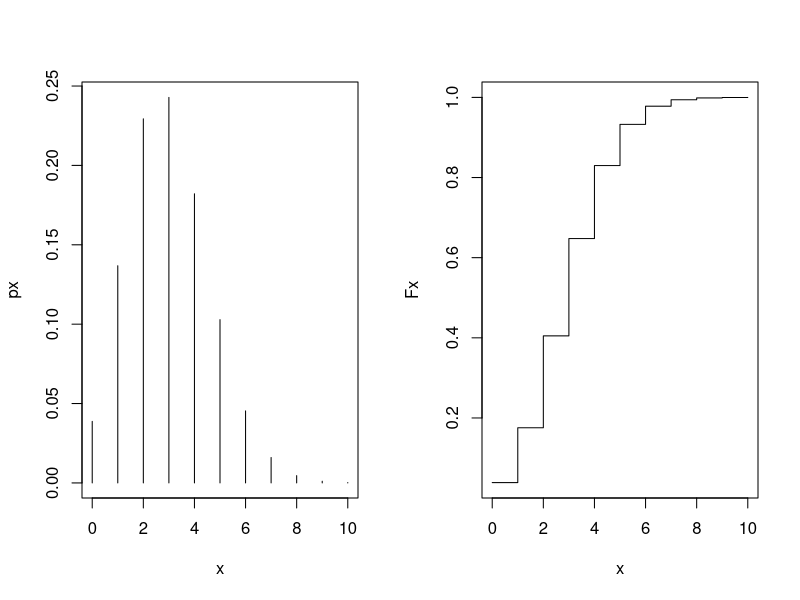
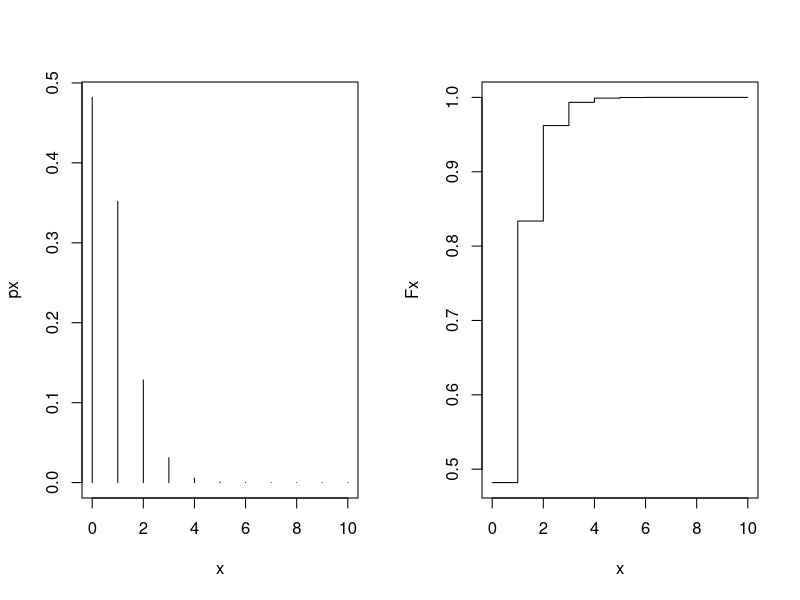
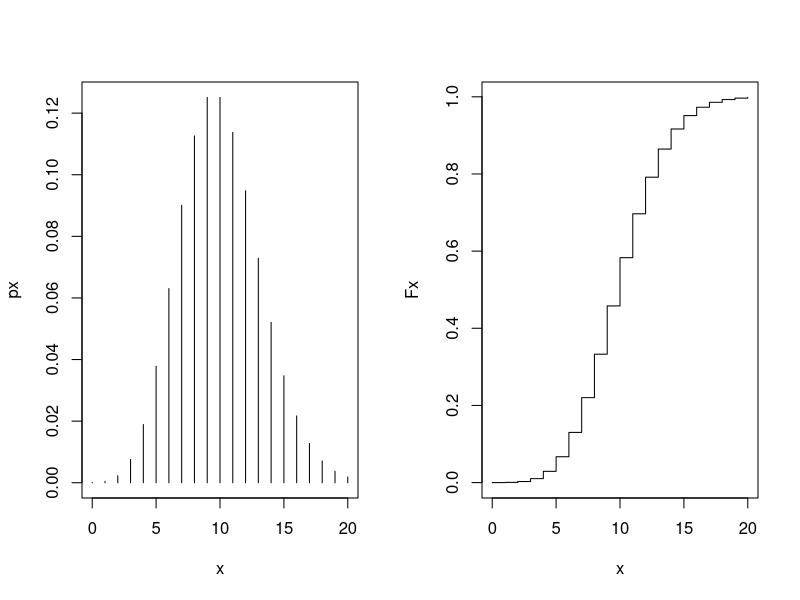
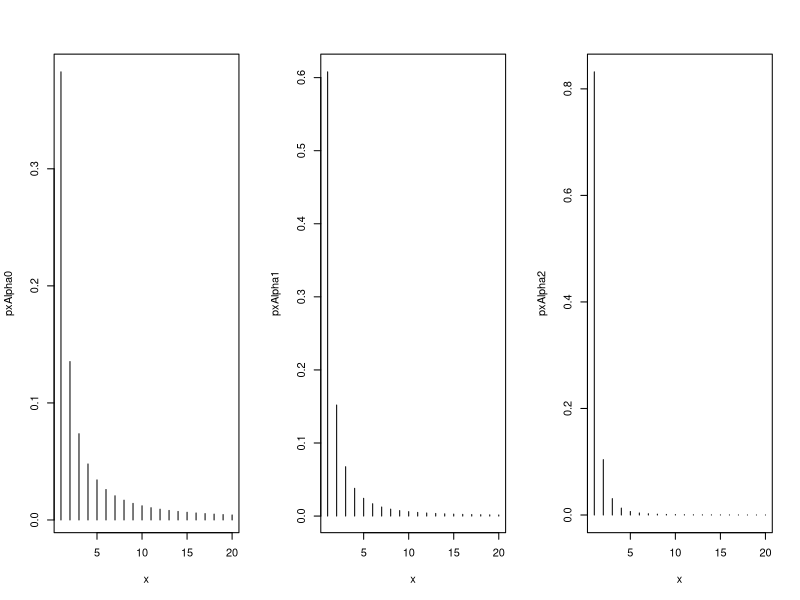
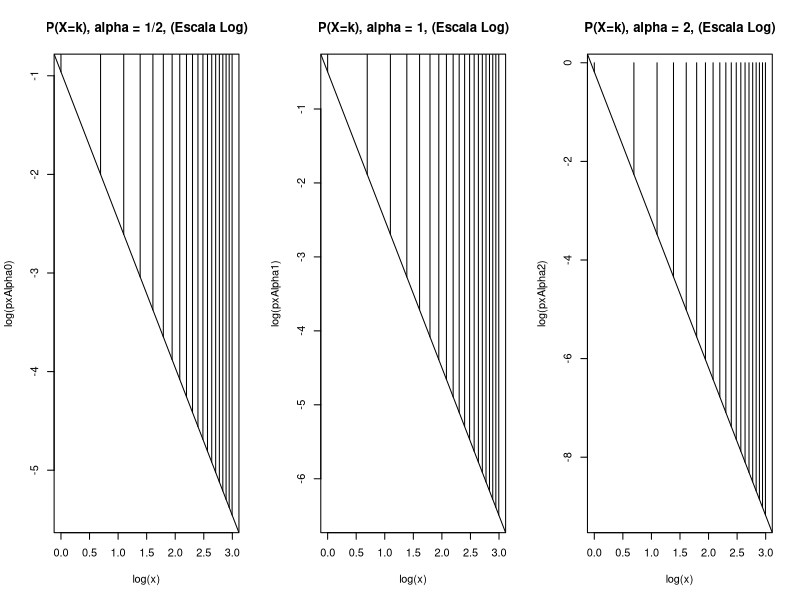

R code for these plots, in order:
#Lista 04 - Fundamentos Estatísticos para Ciência dos Dados
#Vinícius de Oliveira Silva - Matrícula:2013007820

#Questão 1

#A)
x <- 0:10
px <- dbinom(x, 20, 0.15) #vetor com as probabilidades de X=0, 1, 2, ... 10
par(mfrow=c(1,2)) # janela grafica com uma linha de 2 plots
plot(x, px, type = "h") # para usar linhas verticais até os pontos (x,px)
Fx <- pbinom(x, 20, 0.15) #vetor com as probabilidades acumuladas P(X<0), P(X<1), ... P(X<10)
plot(x, Fx, type = "s") # o argumento "s"


#B)

#O valor de x onde a probabilidade é máxima é 3. O valor dessa probabilidade é 0.2428

#C)
#Uma faixa onde P(X) seja próxima de 1 é [0 6]

#D)
#nƟ = 3 -> Ao redor de 3, a função tem o seu máximo

#E)
#0.01 foi subtraído para que o intervalo seja fechado em 5.
#Neste caso, devemos subtrair 0.01 de 0 para que o intervalo seja fechado em 0
print(pbinom(6, 20, 0.15) - pbinom(0-0.01, 20, 0.15))

#F)
print(qbinom(0.95, 20, 0.15))

#G)
print(pbinom(6, 20, 0.15))

#H)
randVals <- rbinom(1000, 20, 0.15)
foundVals <- randVals[ randVals >= 0 & randVals <= 6]
percentage <- length(foundVals)/length(randVals)
cat("A porcentagem de valores que cairam na faixa escolhida foi", percentage*100, "%")

#I)
#?
  
#Questão 2

#lambda = 0.73

#A)
x <- 0:10
px <- dpois(x, 0.73)
par(mfrow=c(1,2)) # janela grafica com uma linha de 2 plots
plot(x, px, type = "h") 
Fx <- ppois(x, 0.73)
plot(x, Fx, type = "s") # o argumento "s"

#B)
# Determinando k onde P(X=k) é maximo:
cat("O valor e maximo quando k=", x[which(px == max(px))], "\n")
# P(X=k) é maximo quando k=0, por isso devemos calcular P(X=0):
cat("P(X=0) = ",px[1], " que é relativamente proximo ao lambda = 0.73")

#C)
#Um intervalo razoavel é (0, 3)

#D)
cat("P(0 <= X <= 3) = ", ppois(3, 0.73) - ppois(0-0.01, 0.73))

#E)
randPoisVals <- rpois(200, 0.73)

#F)

for (i in 0:6) {
  #P(X=i)
  cat("A probabilidade P(X=",i,") = ", px[i+1], " -- A frequencia relativa é: ", (sum(randPoisVals == i) / length(randPoisVals) ) * 100, "% \n", sep = "")
}

#Questão 2

#lambda = 10

#A)
x <- 0:20
px <- dpois(x, 10)
par(mfrow=c(1,2)) # janela grafica com uma linha de 2 plots
plot(x, px, type = "h") # para usar linhas verticais ate os pontos (x,px)
Fx <- ppois(x, 10)
plot(x, Fx, type = "s") # o argumento "s"

#B)
# Determinando k onde P(X=k) é maximo:
cat("O valor e maximo quando k=", x[which(px == max(px))], "\n")
# P(X=k) é maximo quando k=9 ou k=10, calculemos P(X=9):
cat("P(X=9) = ",px[10], " não é nada proximo ao lambda = 10")

#C)
#Observando o gráfico, um intervalo razoavel é (3,17)

#D)
cat("P(3 <= X <= 17) = ", ppois(17, 10) - ppois(3-0.01, 10))

#E)
randPoisVals <- rpois(200, 10)

#F)

for (i in 0:6) {

  cat("A probabilidade P(X=",i,") = ", px[i+1], " -- A frequencia relativa é: ", (sum(randPoisVals == i) / length(randPoisVals) ) * 100, "% \n", sep = "")
}



#Questão 3

#A)
x <- 1:20

#alpha = 0.5
pxAlpha0 = numeric(20)

for(i in x){
  pxAlpha0[i] = (1/2.612) / (i ^ (1+ 0.5))
}

# alpha = 1
pxAlpha1 = numeric(20)
for(i in x){
  pxAlpha1[i] = (1/1.645) / (i ^ (1+ 1))
}

#alpha = 2
pxAlpha2 = numeric(20)
for(i in x){
  pxAlpha2[i] = (1/1.202) / (i ^ (1+ 2))
}

#Desenhando os graficos:
par(mfrow=c(1,3)) 
plot(x, pxAlpha0, type = "h") 
plot(x, pxAlpha1, type = "h") 
plot(x, pxAlpha2, type = "h")

#Obtendo a soma cumulativa
cumSum0 = cumsum(pxAlpha0)
cumSum1 = cumsum(pxAlpha1)
cumSum2 = cumsum(pxAlpha2)

cat("Prob Acumulada alpha=0.5:", cumSum0 )
cat("Prob Acumulada alpha=1:", cumSum1 )
cat("Prob Acumulada alpha=2:", cumSum2 )


#B)

getRazaoVetor <- function(vetor){
  razao = numeric(19)
  for (i in 1:19){
    razao[i] = vetor[i+1] / vetor[i]
  }
  return(razao)
}

getRazaoK <- function(alpha){
  
  razoes = numeric(19)
  for(k in 1:19){
      razoes[k] = ((k/(k+1)) ^ (1+alpha))
  }
  return(razoes)
}

razaoPalpha0 = getRazaoVetor(pxAlpha0)
razaoPalpha1 = getRazaoVetor(pxAlpha1)
razaoPalpha2 = getRazaoVetor(pxAlpha2)

razaoKalpha0 = getRazaoK(0.5)
razaoKalpha1 = getRazaoK(1)
razaoKalpha2 = getRazaoK(2)

if(all.equal(razaoKalpha0, razaoPalpha0)){
  cat("Para alpha=0.5, a igualdade e satisfeita")
}

if(all.equal(razaoKalpha1, razaoPalpha1)){
  cat("Para alpha=1, a igualdade e satisfeita")
}

if(all.equal(razaoKalpha2, razaoPalpha2)){
  cat("Para alpha=2, a igualdade e satisfeita")
}

#C)
#Espero encontrar probabilidades em que P(X=K+1) sejam muito maiores do que P(X=K), ou seja, a velocidade com que a função cai aumenta

#D)
x<-1:20

par(mfrow=c(1,3)) # janela grafica com uma linha de 2 plots
#alpha = 1/2
plot(log(x), log(pxAlpha0), type = "h", main = "P(X=k), alpha = 1/2, (Escala Log)")
abline(log(1/2.612), -(1 + 0.5))
#alpha = 1
plot(log(x), log(pxAlpha1), type = "h", main = "P(X=k), alpha = 1, (Escala Log)")
abline(log(1/1.645), -(1 + 1))
#alpha = 2
plot(log(x), log(pxAlpha2), type = "h", main = "P(X=k), alpha = 2, (Escala Log)")
abline(log(1/1.202), -(1 + 2))

#E)
rzipf = function(nsim = 1, alpha = 1, Cte = 1/1.645){
  res = numeric(nsim)
  for(i in 1:nsim){
    x = -1
    k = 1
    F = p = Cte
    U = runif(1)
    while( x == -1){
      if(U < F) x = k
      else{
        p = p * (k/(k+1))^(1+alpha)
        F = F + p
        k = k+1
      }
    }
    res[i] = x
  }
  res
}

cat(rzipf(400, alpha = 1/2, Cte = 1/2.612))
cat(rzipf(400, alpha = 1, Cte = 1/1.645))
cat(rzipf(400, alpha = 2, Cte = 1/1.202))
